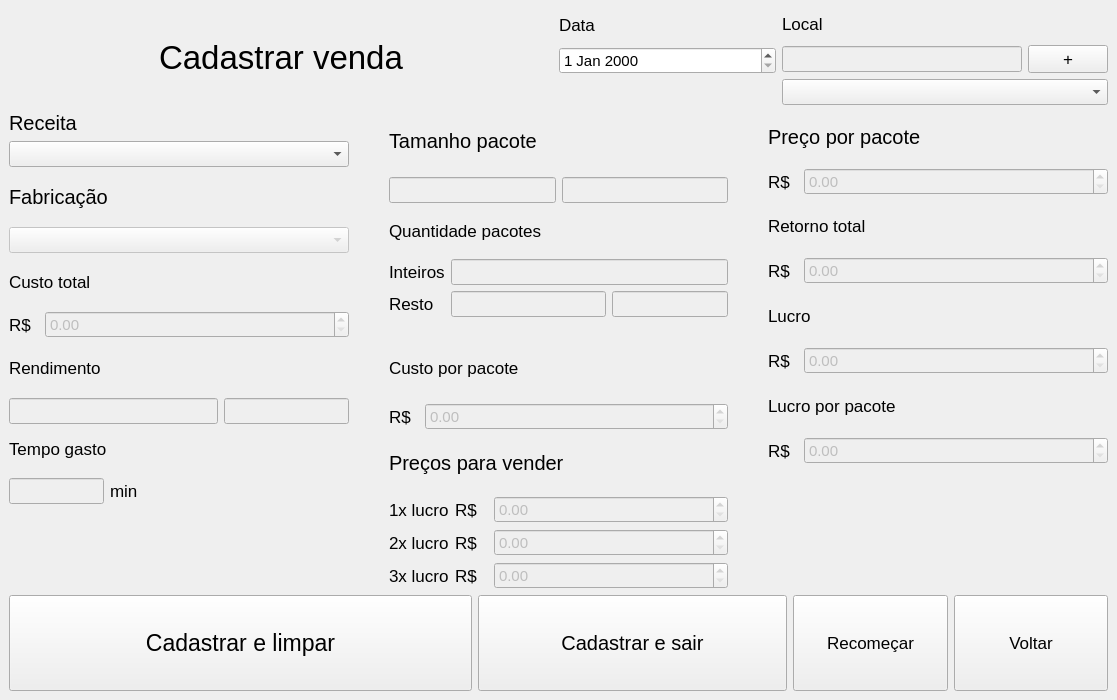
<?xml version="1.0" encoding="UTF-8"?>
<ui version="4.0">
 <class>MainWindow</class>
 <widget class="QMainWindow" name="MainWindow">
  <property name="geometry">
   <rect>
    <x>0</x>
    <y>0</y>
    <width>1117</width>
    <height>700</height>
   </rect>
  </property>
  <property name="windowTitle">
   <string>MainWindow</string>
  </property>
  <widget class="QWidget" name="centralwidget">
   <layout class="QVBoxLayout" name="verticalLayout_21" stretch="1,5,1">
    <item>
     <layout class="QHBoxLayout" name="horizontalLayout_16" stretch="5,2,3">
      <item>
       <widget class="QLabel" name="lbl_titulo">
        <property name="font">
         <font>
          <pointsize>25</pointsize>
         </font>
        </property>
        <property name="text">
         <string>Cadastrar venda</string>
        </property>
        <property name="alignment">
         <set>Qt::AlignCenter</set>
        </property>
       </widget>
      </item>
      <item>
       <layout class="QVBoxLayout" name="verticalLayout_15" stretch="1,1,1">
        <item>
         <widget class="QLabel" name="lbl_data">
          <property name="sizePolicy">
           <sizepolicy hsizetype="Preferred" vsizetype="Minimum">
            <horstretch>0</horstretch>
            <verstretch>0</verstretch>
           </sizepolicy>
          </property>
          <property name="font">
           <font>
            <pointsize>13</pointsize>
           </font>
          </property>
          <property name="text">
           <string>Data</string>
          </property>
         </widget>
        </item>
        <item>
         <widget class="QDateEdit" name="date_data">
          <property name="font">
           <font>
            <pointsize>11</pointsize>
           </font>
          </property>
         </widget>
        </item>
        <item>
         <spacer name="verticalSpacer">
          <property name="orientation">
           <enum>Qt::Vertical</enum>
          </property>
          <property name="sizeHint" stdset="0">
           <size>
            <width>20</width>
            <height>40</height>
           </size>
          </property>
         </spacer>
        </item>
       </layout>
      </item>
      <item>
       <layout class="QVBoxLayout" name="verticalLayout_17" stretch="1,3">
        <item>
         <widget class="QLabel" name="lbl_local">
          <property name="font">
           <font>
            <pointsize>13</pointsize>
           </font>
          </property>
          <property name="text">
           <string>Local</string>
          </property>
         </widget>
        </item>
        <item>
         <layout class="QVBoxLayout" name="verticalLayout_16" stretch="1,1">
          <item>
           <layout class="QHBoxLayout" name="horizontalLayout_5" stretch="5,1">
            <item>
             <widget class="QLineEdit" name="txt_local">
              <property name="enabled">
               <bool>false</bool>
              </property>
              <property name="font">
               <font>
                <pointsize>11</pointsize>
               </font>
              </property>
             </widget>
            </item>
            <item>
             <widget class="QPushButton" name="btn_ativa_local">
              <property name="font">
               <font>
                <pointsize>13</pointsize>
               </font>
              </property>
              <property name="text">
               <string>+</string>
              </property>
             </widget>
            </item>
           </layout>
          </item>
          <item>
           <widget class="QComboBox" name="combo_local">
            <property name="font">
             <font>
              <pointsize>11</pointsize>
             </font>
            </property>
           </widget>
          </item>
         </layout>
        </item>
       </layout>
      </item>
     </layout>
    </item>
    <item>
     <layout class="QHBoxLayout" name="horizontalLayout_17" stretch="10,1,10,1,10">
      <item>
       <layout class="QVBoxLayout" name="verticalLayout_10" stretch="1,1,1,1,1,1">
        <item>
         <layout class="QVBoxLayout" name="verticalLayout_14" stretch="0,0">
          <item>
           <widget class="QLabel" name="lbl_receita">
            <property name="sizePolicy">
             <sizepolicy hsizetype="Preferred" vsizetype="Maximum">
              <horstretch>0</horstretch>
              <verstretch>0</verstretch>
             </sizepolicy>
            </property>
            <property name="font">
             <font>
              <pointsize>15</pointsize>
             </font>
            </property>
            <property name="text">
             <string>Receita</string>
            </property>
           </widget>
          </item>
          <item>
           <widget class="QComboBox" name="combo_receita">
            <property name="font">
             <font>
              <pointsize>11</pointsize>
             </font>
            </property>
           </widget>
          </item>
         </layout>
        </item>
        <item>
         <layout class="QVBoxLayout" name="verticalLayout_13">
          <item>
           <widget class="QLabel" name="lbl_fabricacao">
            <property name="font">
             <font>
              <pointsize>15</pointsize>
             </font>
            </property>
            <property name="text">
             <string>Fabricação</string>
            </property>
           </widget>
          </item>
          <item>
           <widget class="QComboBox" name="combo_fabricacao">
            <property name="enabled">
             <bool>false</bool>
            </property>
            <property name="font">
             <font>
              <pointsize>11</pointsize>
             </font>
            </property>
           </widget>
          </item>
         </layout>
        </item>
        <item>
         <layout class="QVBoxLayout" name="verticalLayout_12">
          <item>
           <widget class="QLabel" name="lbl_custo_total">
            <property name="font">
             <font>
              <pointsize>13</pointsize>
             </font>
            </property>
            <property name="text">
             <string>Custo total</string>
            </property>
           </widget>
          </item>
          <item>
           <layout class="QHBoxLayout" name="horizontalLayout_12" stretch="1,10">
            <item>
             <widget class="QLabel" name="label_30">
              <property name="font">
               <font>
                <pointsize>13</pointsize>
               </font>
              </property>
              <property name="text">
               <string>R$</string>
              </property>
             </widget>
            </item>
            <item>
             <widget class="QDoubleSpinBox" name="double_custo_total">
              <property name="enabled">
               <bool>false</bool>
              </property>
              <property name="font">
               <font>
                <pointsize>11</pointsize>
               </font>
              </property>
             </widget>
            </item>
           </layout>
          </item>
         </layout>
        </item>
        <item>
         <layout class="QVBoxLayout" name="verticalLayout_11">
          <item>
           <widget class="QLabel" name="lbl_rendimento">
            <property name="font">
             <font>
              <pointsize>13</pointsize>
             </font>
            </property>
            <property name="text">
             <string>Rendimento</string>
            </property>
           </widget>
          </item>
          <item>
           <layout class="QHBoxLayout" name="horizontalLayout_4" stretch="5,3">
            <item>
             <widget class="QLineEdit" name="txt_rendimento">
              <property name="enabled">
               <bool>false</bool>
              </property>
              <property name="font">
               <font>
                <pointsize>11</pointsize>
               </font>
              </property>
             </widget>
            </item>
            <item>
             <widget class="QLineEdit" name="txt_rendimento_unidade">
              <property name="enabled">
               <bool>false</bool>
              </property>
              <property name="font">
               <font>
                <pointsize>11</pointsize>
               </font>
              </property>
             </widget>
            </item>
           </layout>
          </item>
         </layout>
        </item>
        <item>
         <layout class="QVBoxLayout" name="verticalLayout_8">
          <item>
           <widget class="QLabel" name="lbl_tempo_gasto">
            <property name="font">
             <font>
              <pointsize>13</pointsize>
             </font>
            </property>
            <property name="text">
             <string>Tempo gasto</string>
            </property>
           </widget>
          </item>
          <item>
           <layout class="QHBoxLayout" name="horizontalLayout_2" stretch="2,5">
            <item>
             <widget class="QLineEdit" name="txt_tempo_gasto">
              <property name="enabled">
               <bool>false</bool>
              </property>
              <property name="font">
               <font>
                <pointsize>11</pointsize>
               </font>
              </property>
             </widget>
            </item>
            <item>
             <widget class="QLabel" name="label_13">
              <property name="font">
               <font>
                <pointsize>13</pointsize>
               </font>
              </property>
              <property name="text">
               <string>min</string>
              </property>
             </widget>
            </item>
           </layout>
          </item>
         </layout>
        </item>
        <item>
         <spacer name="verticalSpacer_3">
          <property name="orientation">
           <enum>Qt::Vertical</enum>
          </property>
          <property name="sizeHint" stdset="0">
           <size>
            <width>20</width>
            <height>40</height>
           </size>
          </property>
         </spacer>
        </item>
       </layout>
      </item>
      <item>
       <spacer name="horizontalSpacer">
        <property name="orientation">
         <enum>Qt::Horizontal</enum>
        </property>
        <property name="sizeHint" stdset="0">
         <size>
          <width>40</width>
          <height>20</height>
         </size>
        </property>
       </spacer>
      </item>
      <item>
       <layout class="QVBoxLayout" name="verticalLayout_19" stretch="3,4,3,5">
        <item>
         <layout class="QVBoxLayout" name="verticalLayout_6">
          <item>
           <widget class="QLabel" name="lbl_tam_pacote">
            <property name="font">
             <font>
              <pointsize>15</pointsize>
             </font>
            </property>
            <property name="text">
             <string>Tamanho pacote</string>
            </property>
           </widget>
          </item>
          <item>
           <layout class="QHBoxLayout" name="horizontalLayout">
            <item>
             <widget class="QLineEdit" name="txt_tam_pacote">
              <property name="enabled">
               <bool>false</bool>
              </property>
              <property name="font">
               <font>
                <pointsize>11</pointsize>
               </font>
              </property>
             </widget>
            </item>
            <item>
             <widget class="QLineEdit" name="txt_tam_pacote_unidade">
              <property name="enabled">
               <bool>false</bool>
              </property>
              <property name="font">
               <font>
                <pointsize>11</pointsize>
               </font>
              </property>
             </widget>
            </item>
           </layout>
          </item>
         </layout>
        </item>
        <item>
         <layout class="QVBoxLayout" name="verticalLayout_18" stretch="3,5">
          <item>
           <widget class="QLabel" name="lbl_quant_pacotes">
            <property name="font">
             <font>
              <pointsize>13</pointsize>
             </font>
            </property>
            <property name="text">
             <string>Quantidade pacotes</string>
            </property>
           </widget>
          </item>
          <item>
           <layout class="QFormLayout" name="formLayout_3">
            <item row="1" column="0">
             <widget class="QLabel" name="label_2">
              <property name="font">
               <font>
                <pointsize>13</pointsize>
               </font>
              </property>
              <property name="text">
               <string>Inteiros</string>
              </property>
             </widget>
            </item>
            <item row="1" column="1">
             <widget class="QLineEdit" name="txt_quant_pacotes">
              <property name="enabled">
               <bool>false</bool>
              </property>
              <property name="font">
               <font>
                <pointsize>11</pointsize>
               </font>
              </property>
             </widget>
            </item>
            <item row="2" column="0">
             <widget class="QLabel" name="label_3">
              <property name="font">
               <font>
                <pointsize>13</pointsize>
               </font>
              </property>
              <property name="text">
               <string>Resto</string>
              </property>
             </widget>
            </item>
            <item row="2" column="1">
             <layout class="QHBoxLayout" name="horizontalLayout_19" stretch="4,3">
              <item>
               <widget class="QLineEdit" name="txt_resto_pacotes">
                <property name="enabled">
                 <bool>false</bool>
                </property>
                <property name="font">
                 <font>
                  <pointsize>11</pointsize>
                 </font>
                </property>
               </widget>
              </item>
              <item>
               <widget class="QLineEdit" name="txt_resto_unidade">
                <property name="enabled">
                 <bool>false</bool>
                </property>
                <property name="font">
                 <font>
                  <pointsize>11</pointsize>
                 </font>
                </property>
               </widget>
              </item>
             </layout>
            </item>
           </layout>
          </item>
         </layout>
        </item>
        <item>
         <layout class="QVBoxLayout" name="verticalLayout_7">
          <item>
           <widget class="QLabel" name="lbl_custo_pacote">
            <property name="font">
             <font>
              <pointsize>13</pointsize>
             </font>
            </property>
            <property name="text">
             <string>Custo por pacote</string>
            </property>
           </widget>
          </item>
          <item>
           <layout class="QHBoxLayout" name="horizontalLayout_11" stretch="1,10">
            <item>
             <widget class="QLabel" name="label_29">
              <property name="font">
               <font>
                <pointsize>13</pointsize>
               </font>
              </property>
              <property name="text">
               <string>R$</string>
              </property>
             </widget>
            </item>
            <item>
             <widget class="QDoubleSpinBox" name="double_custo_pacote">
              <property name="enabled">
               <bool>false</bool>
              </property>
              <property name="font">
               <font>
                <pointsize>11</pointsize>
               </font>
              </property>
             </widget>
            </item>
           </layout>
          </item>
         </layout>
        </item>
        <item>
         <layout class="QVBoxLayout" name="verticalLayout_9" stretch="3,5">
          <item>
           <widget class="QLabel" name="lbl_precos">
            <property name="font">
             <font>
              <pointsize>15</pointsize>
             </font>
            </property>
            <property name="text">
             <string>Preços para vender</string>
            </property>
           </widget>
          </item>
          <item>
           <layout class="QFormLayout" name="formLayout_2">
            <item row="1" column="0">
             <widget class="QLabel" name="lbl_2x_lucro">
              <property name="font">
               <font>
                <pointsize>13</pointsize>
               </font>
              </property>
              <property name="text">
               <string>2x lucro</string>
              </property>
             </widget>
            </item>
            <item row="2" column="0">
             <widget class="QLabel" name="lbl_3x_lucro">
              <property name="font">
               <font>
                <pointsize>13</pointsize>
               </font>
              </property>
              <property name="text">
               <string>3x lucro</string>
              </property>
             </widget>
            </item>
            <item row="0" column="0">
             <widget class="QLabel" name="lbl_1x_lucro">
              <property name="font">
               <font>
                <pointsize>13</pointsize>
               </font>
              </property>
              <property name="text">
               <string>1x lucro</string>
              </property>
             </widget>
            </item>
            <item row="0" column="1">
             <layout class="QHBoxLayout" name="horizontalLayout_3" stretch="1,7">
              <item>
               <widget class="QLabel" name="label_32">
                <property name="font">
                 <font>
                  <pointsize>13</pointsize>
                 </font>
                </property>
                <property name="text">
                 <string>R$</string>
                </property>
               </widget>
              </item>
              <item>
               <widget class="QDoubleSpinBox" name="double_preco_lucro1">
                <property name="enabled">
                 <bool>false</bool>
                </property>
                <property name="font">
                 <font>
                  <pointsize>11</pointsize>
                 </font>
                </property>
               </widget>
              </item>
             </layout>
            </item>
            <item row="1" column="1">
             <layout class="QHBoxLayout" name="horizontalLayout_13" stretch="1,7">
              <item>
               <widget class="QLabel" name="label_33">
                <property name="font">
                 <font>
                  <pointsize>13</pointsize>
                 </font>
                </property>
                <property name="text">
                 <string>R$</string>
                </property>
               </widget>
              </item>
              <item>
               <widget class="QDoubleSpinBox" name="double_preco_lucro2">
                <property name="enabled">
                 <bool>false</bool>
                </property>
                <property name="font">
                 <font>
                  <pointsize>11</pointsize>
                 </font>
                </property>
               </widget>
              </item>
             </layout>
            </item>
            <item row="2" column="1">
             <layout class="QHBoxLayout" name="horizontalLayout_14" stretch="1,7">
              <item>
               <widget class="QLabel" name="label_34">
                <property name="font">
                 <font>
                  <pointsize>13</pointsize>
                 </font>
                </property>
                <property name="text">
                 <string>R$</string>
                </property>
               </widget>
              </item>
              <item>
               <widget class="QDoubleSpinBox" name="double_preco_lucro3">
                <property name="enabled">
                 <bool>false</bool>
                </property>
                <property name="font">
                 <font>
                  <pointsize>11</pointsize>
                 </font>
                </property>
               </widget>
              </item>
             </layout>
            </item>
           </layout>
          </item>
         </layout>
        </item>
       </layout>
      </item>
      <item>
       <spacer name="horizontalSpacer_2">
        <property name="orientation">
         <enum>Qt::Horizontal</enum>
        </property>
        <property name="sizeHint" stdset="0">
         <size>
          <width>40</width>
          <height>20</height>
         </size>
        </property>
       </spacer>
      </item>
      <item>
       <layout class="QVBoxLayout" name="verticalLayout_20" stretch="2,2,2,2,3">
        <item>
         <layout class="QVBoxLayout" name="verticalLayout_3">
          <item>
           <widget class="QLabel" name="lbl_preco_pacote">
            <property name="font">
             <font>
              <pointsize>15</pointsize>
             </font>
            </property>
            <property name="text">
             <string>Preço por pacote</string>
            </property>
           </widget>
          </item>
          <item>
           <layout class="QHBoxLayout" name="horizontalLayout_10" stretch="1,10">
            <item>
             <widget class="QLabel" name="label_26">
              <property name="font">
               <font>
                <pointsize>13</pointsize>
               </font>
              </property>
              <property name="text">
               <string>R$</string>
              </property>
             </widget>
            </item>
            <item>
             <widget class="QDoubleSpinBox" name="double_preco_pacote">
              <property name="enabled">
               <bool>false</bool>
              </property>
              <property name="font">
               <font>
                <pointsize>11</pointsize>
               </font>
              </property>
              <property name="singleStep">
               <double>0.100000000000000</double>
              </property>
             </widget>
            </item>
           </layout>
          </item>
         </layout>
        </item>
        <item>
         <layout class="QVBoxLayout" name="verticalLayout">
          <item>
           <widget class="QLabel" name="lbl_retorno">
            <property name="font">
             <font>
              <pointsize>13</pointsize>
             </font>
            </property>
            <property name="text">
             <string>Retorno total</string>
            </property>
           </widget>
          </item>
          <item>
           <layout class="QHBoxLayout" name="horizontalLayout_18" stretch="1,10">
            <item>
             <widget class="QLabel" name="label">
              <property name="font">
               <font>
                <pointsize>13</pointsize>
               </font>
              </property>
              <property name="text">
               <string>R$</string>
              </property>
             </widget>
            </item>
            <item>
             <widget class="QDoubleSpinBox" name="double_retorno">
              <property name="enabled">
               <bool>false</bool>
              </property>
              <property name="font">
               <font>
                <pointsize>11</pointsize>
               </font>
              </property>
             </widget>
            </item>
           </layout>
          </item>
         </layout>
        </item>
        <item>
         <layout class="QVBoxLayout" name="verticalLayout_4">
          <item>
           <widget class="QLabel" name="lbl_lucro">
            <property name="font">
             <font>
              <pointsize>13</pointsize>
             </font>
            </property>
            <property name="text">
             <string>Lucro</string>
            </property>
           </widget>
          </item>
          <item>
           <layout class="QHBoxLayout" name="horizontalLayout_9" stretch="1,10">
            <item>
             <widget class="QLabel" name="label_27">
              <property name="font">
               <font>
                <pointsize>13</pointsize>
               </font>
              </property>
              <property name="text">
               <string>R$</string>
              </property>
             </widget>
            </item>
            <item>
             <widget class="QDoubleSpinBox" name="double_lucro">
              <property name="enabled">
               <bool>false</bool>
              </property>
              <property name="font">
               <font>
                <pointsize>11</pointsize>
               </font>
              </property>
             </widget>
            </item>
           </layout>
          </item>
         </layout>
        </item>
        <item>
         <layout class="QVBoxLayout" name="verticalLayout_5">
          <item>
           <widget class="QLabel" name="lbl_lucro_pacote">
            <property name="font">
             <font>
              <pointsize>13</pointsize>
             </font>
            </property>
            <property name="text">
             <string>Lucro por pacote</string>
            </property>
           </widget>
          </item>
          <item>
           <layout class="QHBoxLayout" name="horizontalLayout_8" stretch="1,10">
            <item>
             <widget class="QLabel" name="label_28">
              <property name="font">
               <font>
                <pointsize>13</pointsize>
               </font>
              </property>
              <property name="text">
               <string>R$</string>
              </property>
             </widget>
            </item>
            <item>
             <widget class="QDoubleSpinBox" name="double_lucro_pacote">
              <property name="enabled">
               <bool>false</bool>
              </property>
              <property name="font">
               <font>
                <pointsize>11</pointsize>
               </font>
              </property>
             </widget>
            </item>
           </layout>
          </item>
         </layout>
        </item>
        <item>
         <spacer name="verticalSpacer_2">
          <property name="orientation">
           <enum>Qt::Vertical</enum>
          </property>
          <property name="sizeHint" stdset="0">
           <size>
            <width>20</width>
            <height>40</height>
           </size>
          </property>
         </spacer>
        </item>
       </layout>
      </item>
     </layout>
    </item>
    <item>
     <layout class="QHBoxLayout" name="horizontalLayout_15" stretch="3,2,1,1">
      <item>
       <widget class="QPushButton" name="btn_cad_limpar">
        <property name="sizePolicy">
         <sizepolicy hsizetype="Minimum" vsizetype="Minimum">
          <horstretch>0</horstretch>
          <verstretch>0</verstretch>
         </sizepolicy>
        </property>
        <property name="font">
         <font>
          <pointsize>17</pointsize>
         </font>
        </property>
        <property name="text">
         <string>Cadastrar e limpar</string>
        </property>
       </widget>
      </item>
      <item>
       <widget class="QPushButton" name="btn_cad_sair">
        <property name="sizePolicy">
         <sizepolicy hsizetype="Minimum" vsizetype="Minimum">
          <horstretch>0</horstretch>
          <verstretch>0</verstretch>
         </sizepolicy>
        </property>
        <property name="font">
         <font>
          <pointsize>15</pointsize>
         </font>
        </property>
        <property name="text">
         <string>Cadastrar e sair</string>
        </property>
       </widget>
      </item>
      <item>
       <widget class="QPushButton" name="btn_recomecar">
        <property name="sizePolicy">
         <sizepolicy hsizetype="Minimum" vsizetype="Minimum">
          <horstretch>0</horstretch>
          <verstretch>0</verstretch>
         </sizepolicy>
        </property>
        <property name="font">
         <font>
          <pointsize>13</pointsize>
         </font>
        </property>
        <property name="text">
         <string>Recomeçar</string>
        </property>
       </widget>
      </item>
      <item>
       <widget class="QPushButton" name="btn_voltar">
        <property name="sizePolicy">
         <sizepolicy hsizetype="Minimum" vsizetype="Minimum">
          <horstretch>0</horstretch>
          <verstretch>0</verstretch>
         </sizepolicy>
        </property>
        <property name="font">
         <font>
          <pointsize>13</pointsize>
         </font>
        </property>
        <property name="text">
         <string>Voltar</string>
        </property>
       </widget>
      </item>
     </layout>
    </item>
   </layout>
  </widget>
 </widget>
 <resources/>
 <connections/>
</ui>
